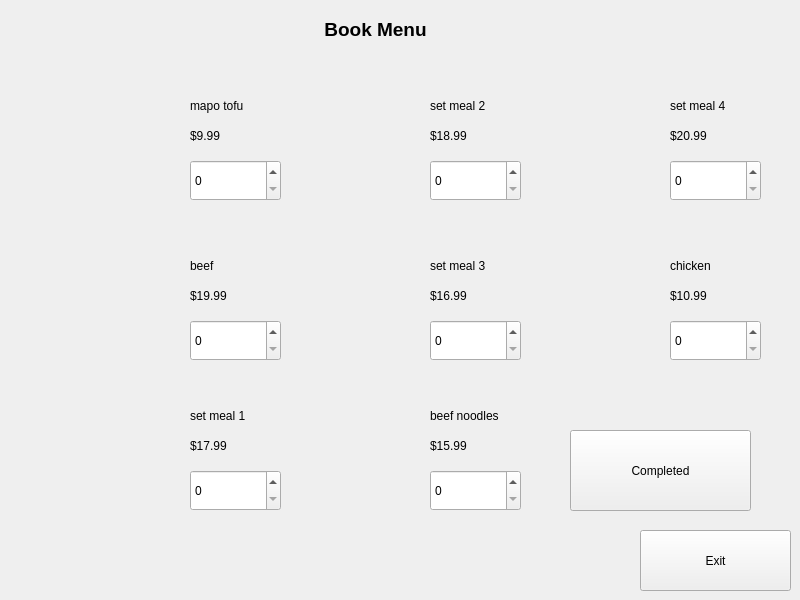
<?xml version="1.0" encoding="UTF-8"?>
<ui version="4.0">
 <class>book_menu</class>
 <widget class="QWidget" name="book_menu">
  <property name="geometry">
   <rect>
    <x>0</x>
    <y>0</y>
    <width>800</width>
    <height>600</height>
   </rect>
  </property>
  <property name="windowTitle">
   <string>Form</string>
  </property>
  <widget class="QPushButton" name="pushButton">
   <property name="geometry">
    <rect>
     <x>640</x>
     <y>530</y>
     <width>151</width>
     <height>61</height>
    </rect>
   </property>
   <property name="text">
    <string>Exit</string>
   </property>
  </widget>
  <widget class="QSpinBox" name="spinBox">
   <property name="geometry">
    <rect>
     <x>190</x>
     <y>160</y>
     <width>91</width>
     <height>41</height>
    </rect>
   </property>
  </widget>
  <widget class="QSpinBox" name="spinBox_2">
   <property name="geometry">
    <rect>
     <x>190</x>
     <y>320</y>
     <width>91</width>
     <height>41</height>
    </rect>
   </property>
  </widget>
  <widget class="QSpinBox" name="spinBox_3">
   <property name="geometry">
    <rect>
     <x>190</x>
     <y>470</y>
     <width>91</width>
     <height>41</height>
    </rect>
   </property>
  </widget>
  <widget class="QSpinBox" name="spinBox_4">
   <property name="geometry">
    <rect>
     <x>430</x>
     <y>160</y>
     <width>91</width>
     <height>41</height>
    </rect>
   </property>
  </widget>
  <widget class="QSpinBox" name="spinBox_5">
   <property name="geometry">
    <rect>
     <x>430</x>
     <y>320</y>
     <width>91</width>
     <height>41</height>
    </rect>
   </property>
  </widget>
  <widget class="QSpinBox" name="spinBox_6">
   <property name="geometry">
    <rect>
     <x>430</x>
     <y>470</y>
     <width>91</width>
     <height>41</height>
    </rect>
   </property>
  </widget>
  <widget class="QSpinBox" name="spinBox_7">
   <property name="geometry">
    <rect>
     <x>670</x>
     <y>160</y>
     <width>91</width>
     <height>41</height>
    </rect>
   </property>
  </widget>
  <widget class="QLabel" name="label">
   <property name="geometry">
    <rect>
     <x>290</x>
     <y>230</y>
     <width>141</width>
     <height>131</height>
    </rect>
   </property>
   <property name="styleSheet">
    <string notr="true">image: url(:/b6aca1fc824cc2b1ab0b7d294038e47.jpg);</string>
   </property>
   <property name="text">
    <string/>
   </property>
  </widget>
  <widget class="QLabel" name="label_2">
   <property name="geometry">
    <rect>
     <x>50</x>
     <y>230</y>
     <width>141</width>
     <height>131</height>
    </rect>
   </property>
   <property name="styleSheet">
    <string notr="true">image: url(:/239b60a65d18d132ec6e1216140e922.jpg);</string>
   </property>
   <property name="text">
    <string/>
   </property>
  </widget>
  <widget class="QLabel" name="label_3">
   <property name="geometry">
    <rect>
     <x>50</x>
     <y>380</y>
     <width>141</width>
     <height>131</height>
    </rect>
   </property>
   <property name="styleSheet">
    <string notr="true">image: url(:/faa9ca0bbeda6c6359c0196065df5eb.jpg);</string>
   </property>
   <property name="text">
    <string/>
   </property>
  </widget>
  <widget class="QLabel" name="label_4">
   <property name="geometry">
    <rect>
     <x>290</x>
     <y>70</y>
     <width>141</width>
     <height>131</height>
    </rect>
   </property>
   <property name="styleSheet">
    <string notr="true">image: url(:/63e14385b2456da5cb2a54246a864f7.jpg);</string>
   </property>
   <property name="text">
    <string/>
   </property>
  </widget>
  <widget class="QLabel" name="label_5">
   <property name="geometry">
    <rect>
     <x>50</x>
     <y>70</y>
     <width>141</width>
     <height>131</height>
    </rect>
   </property>
   <property name="styleSheet">
    <string notr="true">image: url(:/ff17562ded6702cd78d587e81b8b2f8.jpg);</string>
   </property>
   <property name="text">
    <string/>
   </property>
  </widget>
  <widget class="QLabel" name="label_6">
   <property name="geometry">
    <rect>
     <x>290</x>
     <y>380</y>
     <width>141</width>
     <height>131</height>
    </rect>
   </property>
   <property name="styleSheet">
    <string notr="true">image: url(:/6ac8954a2f2aca6d9688792179c4e69.jpg);</string>
   </property>
   <property name="text">
    <string/>
   </property>
  </widget>
  <widget class="QSpinBox" name="spinBox_8">
   <property name="geometry">
    <rect>
     <x>670</x>
     <y>320</y>
     <width>91</width>
     <height>41</height>
    </rect>
   </property>
  </widget>
  <widget class="QLabel" name="label_7">
   <property name="geometry">
    <rect>
     <x>530</x>
     <y>70</y>
     <width>141</width>
     <height>131</height>
    </rect>
   </property>
   <property name="styleSheet">
    <string notr="true">image: url(:/ec9e7b00725daed03a20ebf21e77e63.jpg);</string>
   </property>
   <property name="text">
    <string/>
   </property>
  </widget>
  <widget class="QLabel" name="label_8">
   <property name="geometry">
    <rect>
     <x>530</x>
     <y>230</y>
     <width>141</width>
     <height>131</height>
    </rect>
   </property>
   <property name="styleSheet">
    <string notr="true">image: url(:/64ba34539fc4491917630492fd908b7.jpg);</string>
   </property>
   <property name="text">
    <string/>
   </property>
  </widget>
  <widget class="QPushButton" name="pushButton_2">
   <property name="geometry">
    <rect>
     <x>570</x>
     <y>430</y>
     <width>181</width>
     <height>81</height>
    </rect>
   </property>
   <property name="text">
    <string>Completed</string>
   </property>
  </widget>
  <widget class="QLabel" name="label_9">
   <property name="geometry">
    <rect>
     <x>190</x>
     <y>90</y>
     <width>91</width>
     <height>31</height>
    </rect>
   </property>
   <property name="text">
    <string>mapo tofu</string>
   </property>
  </widget>
  <widget class="QLabel" name="label_10">
   <property name="geometry">
    <rect>
     <x>190</x>
     <y>250</y>
     <width>91</width>
     <height>31</height>
    </rect>
   </property>
   <property name="text">
    <string>beef</string>
   </property>
  </widget>
  <widget class="QLabel" name="label_11">
   <property name="geometry">
    <rect>
     <x>190</x>
     <y>400</y>
     <width>91</width>
     <height>31</height>
    </rect>
   </property>
   <property name="text">
    <string>set meal 1</string>
   </property>
  </widget>
  <widget class="QLabel" name="label_12">
   <property name="geometry">
    <rect>
     <x>430</x>
     <y>90</y>
     <width>91</width>
     <height>31</height>
    </rect>
   </property>
   <property name="text">
    <string>set meal 2</string>
   </property>
  </widget>
  <widget class="QLabel" name="label_13">
   <property name="geometry">
    <rect>
     <x>430</x>
     <y>400</y>
     <width>101</width>
     <height>31</height>
    </rect>
   </property>
   <property name="text">
    <string>beef noodles</string>
   </property>
  </widget>
  <widget class="QLabel" name="label_14">
   <property name="geometry">
    <rect>
     <x>430</x>
     <y>250</y>
     <width>91</width>
     <height>31</height>
    </rect>
   </property>
   <property name="text">
    <string>set meal 3</string>
   </property>
  </widget>
  <widget class="QLabel" name="label_15">
   <property name="geometry">
    <rect>
     <x>670</x>
     <y>90</y>
     <width>91</width>
     <height>31</height>
    </rect>
   </property>
   <property name="text">
    <string>set meal 4</string>
   </property>
  </widget>
  <widget class="QLabel" name="label_16">
   <property name="geometry">
    <rect>
     <x>670</x>
     <y>250</y>
     <width>91</width>
     <height>31</height>
    </rect>
   </property>
   <property name="text">
    <string>chicken</string>
   </property>
  </widget>
  <widget class="QLabel" name="label_17">
   <property name="geometry">
    <rect>
     <x>190</x>
     <y>120</y>
     <width>91</width>
     <height>31</height>
    </rect>
   </property>
   <property name="text">
    <string>$9.99</string>
   </property>
  </widget>
  <widget class="QLabel" name="label_18">
   <property name="geometry">
    <rect>
     <x>190</x>
     <y>280</y>
     <width>91</width>
     <height>31</height>
    </rect>
   </property>
   <property name="text">
    <string>$19.99</string>
   </property>
  </widget>
  <widget class="QLabel" name="label_19">
   <property name="geometry">
    <rect>
     <x>190</x>
     <y>430</y>
     <width>91</width>
     <height>31</height>
    </rect>
   </property>
   <property name="text">
    <string>$17.99</string>
   </property>
  </widget>
  <widget class="QLabel" name="label_20">
   <property name="geometry">
    <rect>
     <x>430</x>
     <y>430</y>
     <width>91</width>
     <height>31</height>
    </rect>
   </property>
   <property name="text">
    <string>$15.99</string>
   </property>
  </widget>
  <widget class="QLabel" name="label_21">
   <property name="geometry">
    <rect>
     <x>430</x>
     <y>280</y>
     <width>91</width>
     <height>31</height>
    </rect>
   </property>
   <property name="text">
    <string>$16.99</string>
   </property>
  </widget>
  <widget class="QLabel" name="label_22">
   <property name="geometry">
    <rect>
     <x>430</x>
     <y>120</y>
     <width>91</width>
     <height>31</height>
    </rect>
   </property>
   <property name="text">
    <string>$18.99</string>
   </property>
  </widget>
  <widget class="QLabel" name="label_23">
   <property name="geometry">
    <rect>
     <x>670</x>
     <y>120</y>
     <width>91</width>
     <height>31</height>
    </rect>
   </property>
   <property name="text">
    <string>$20.99</string>
   </property>
  </widget>
  <widget class="QLabel" name="label_24">
   <property name="geometry">
    <rect>
     <x>670</x>
     <y>280</y>
     <width>91</width>
     <height>31</height>
    </rect>
   </property>
   <property name="text">
    <string>$10.99</string>
   </property>
  </widget>
  <widget class="QLabel" name="label_25">
   <property name="geometry">
    <rect>
     <x>280</x>
     <y>9</y>
     <width>191</width>
     <height>41</height>
    </rect>
   </property>
   <property name="text">
    <string>&lt;html&gt;&lt;head/&gt;&lt;body&gt;&lt;p align=&quot;center&quot;&gt;&lt;span style=&quot; font-size:14pt; font-weight:700;&quot;&gt;Book Menu&lt;/span&gt;&lt;/p&gt;&lt;/body&gt;&lt;/html&gt;</string>
   </property>
  </widget>
 </widget>
 <resources/>
 <connections/>
</ui>
